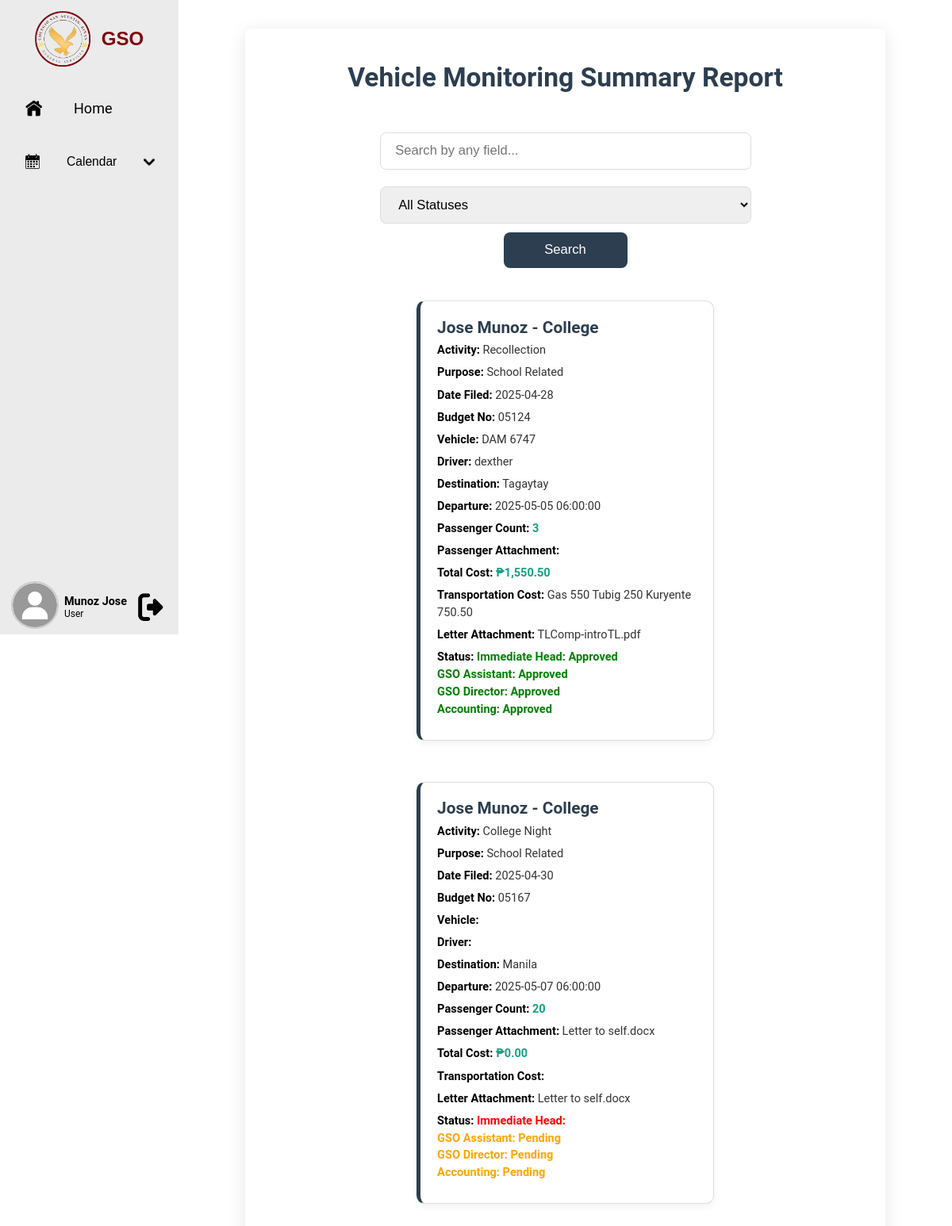
/GSO.php?srep=a (signed in), run on the app's committed database.
### tables this page shows
CREATE TABLE `vrftb` (
  `id` varchar(20) NOT NULL,
  `name` varchar(50) DEFAULT NULL,
  `department` varchar(50) DEFAULT NULL,
  `activity` varchar(50) DEFAULT NULL,
  `purpose` varchar(20) DEFAULT NULL,
  `date_filed` date DEFAULT NULL,
  `budget_no` varchar(10) DEFAULT NULL,
  `vehicle` varchar(50) DEFAULT NULL,
  `driver` varchar(50) DEFAULT NULL,
  `destination` varchar(255) DEFAULT NULL,
  `departure` datetime DEFAULT NULL,
  `passenger_count` int(10) DEFAULT NULL,
  `passenger_attachment` varchar(255) DEFAULT NULL,
  `transportation_cost` varchar(255) DEFAULT NULL,
  `total_cost` decimal(10,2) DEFAULT 0.00,
  `letter_attachment` varchar(255) DEFAULT NULL,
  `created_at` timestamp NOT NULL DEFAULT current_timestamp(),
  `updated_at` timestamp NOT NULL DEFAULT current_timestamp() ON UPDATE current_timestamp(),
  `gsoassistant_status` enum('Pending','Seen','Rejected','Approved') DEFAULT 'Pending',
  `immediatehead_status` enum('Pending','Seen','Rejected','Approved') DEFAULT 'Pending',
  `gsodirector_status` enum('Pending','Seen','Rejected','Approved') DEFAULT 'Pending',
  `accounting_status` enum('Pending','Seen','Rejected','Approved') DEFAULT 'Pending',
  PRIMARY KEY (`id`)
);

### summary_rep.php (the view, shortened to what this page needs)
<?php
$servername = "localhost";
$username = "root";
$password = "";
$dbname = "vehiclemonitoringdbms";
$conn = new mysqli($servername, $username, $password, $dbname);
$search = '';
$sql = "SELECT * FROM vrftb WHERE ";
$sql .= "(
    id LIKE '%$search%' OR
    name LIKE '%$search%' OR
    department LIKE '%$search%' OR
    activity LIKE '%$search%' OR
    purpose LIKE '%$search%' OR
    date_filed LIKE '%$search%' OR
    budget_no LIKE '%$search%' OR
    vehicle LIKE '%$search%' OR
    driver LIKE '%$search%' OR
    destination LIKE '%$search%' OR
    departure LIKE '%$search%' OR
    passenger_count LIKE '%$search%' OR
    passenger_attachment LIKE '%$search%' OR
    transportation_cost LIKE '%$search%' OR
    total_cost LIKE '%$search%' OR
    letter_attachment LIKE '%$search%' OR
    gsoassistant_status LIKE '%$search%' OR
    immediatehead_status LIKE '%$search%' OR
    gsodirector_status LIKE '%$search%' OR
    accounting_status LIKE '%$search%' )";
$result = $conn->query($sql);
?>
<!DOCTYPE html>
<html lang="en">
<head>
</head>
<body>
<div class="report-container">
    <h1>Vehicle Monitoring Summary Report</h1>
   <br>
   <div class="search-form">
    <form method="POST" action="">
        <div class="form-group">
            <input type="text" name="search" placeholder="Search by any field..." value="<?php echo $search; ?>" />
        </div>
        <div class="form-group">
            <select name="status_filter">
                <option value="">All Statuses</option>
            </select>
        </div>
        <div class="form-group">
            <button type="submit">Search</button>
        </div>
    </form>
</div>
    <div class="cards-container">
        <?php
        if ($result->num_rows > 0) {
            while($row = $result->fetch_assoc()) {
                $gsoassistant_class = ($row["gsoassistant_status"] == 'Approved') ? 'status-approved' : (($row["gsoassistant_status"] == 'Pending') ? 'status-pending' : 'status-rejected');
                $immediatehead_class = ($row["immediatehead_status"] == 'Approved') ? 'status-approved' : (($row["immediatehead_status"] == 'Pending') ? 'status-pending' : 'status-rejected');
                $gsodirector_class = ($row["gsodirector_status"] == 'Approved') ? 'status-approved' : (($row["gsodirector_status"] == 'Pending') ? 'status-pending' : 'status-rejected');
                $accounting_class = ($row["accounting_status"] == 'Approved') ? 'status-approved' : (($row["accounting_status"] == 'Pending') ? 'status-pending' : 'status-rejected');
                echo "<div class='card'>";
                echo "<h2>".$row["name"]." - ".$row["department"]."</h2>";
                echo "<p><strong>Activity:</strong> ".$row["activity"]."</p>";
                echo "<p><strong>Purpose:</strong> ".$row["purpose"]."</p>";
                echo "<p><strong>Date Filed:</strong> ".$row["date_filed"]."</p>";
                echo "<p><strong>Budget No:</strong> ".$row["budget_no"]."</p>";
                echo "<p><strong>Vehicle:</strong> ".$row["vehicle"]."</p>";
                echo "<p><strong>Driver:</strong> ".$row["driver"]."</p>";
                echo "<p><strong>Destination:</strong> ".$row["destination"]."</p>";
                echo "<p><strong>Departure:</strong> ".$row["departure"]."</p>";
                echo "<p><strong>Passenger Count:</strong> <span class='numeric'>".$row["passenger_count"]."</span></p>";
                echo "<p><strong>Passenger Attachment:</strong> ".$row["passenger_attachment"]."</p>";
                echo "<p><strong>Total Cost:</strong> <span class='numeric'>₱".number_format($row["total_cost"], 2)."</span></p>";
                echo "<p><strong>Transportation Cost:</strong> ".$row["transportation_cost"]."</p>";
                echo "<p><strong>Letter Attachment:</strong> ".$row["letter_attachment"]."</p>";
                echo "<div class='status-group'>";
                echo "<p><strong>Status:</strong>
                         <span class='$immediatehead_class'>Immediate Head: ".$row["immediatehead_status"]."</span><br>
                        <span class='$gsoassistant_class'>GSO Assistant: ".$row["gsoassistant_status"]."</span><br>
                        <span class='$gsodirector_class'>GSO Director: ".$row["gsodirector_status"]."</span><br>
                        <span class='$accounting_class'>Accounting: ".$row["accounting_status"]."</span>
                      </p>";
                echo "</div>";
                echo "</div>";
            }
        } else {
            echo "<p style='text-align:center;'>No records found for the search criteria.</p>";
        }
        ?>
    </div>
</div>
</body>
</html>

### styles.css (style rules this page uses)
:root { --light-gray: #ebebeb; --dark-gray: #bcbcbc; --sidebar-width: 23.33vw; --maroon: #80050d; --yellow: #efb954; }
* { margin: 0; padding: 0; box-sizing: border-box; text-decoration: none; color: black; }
body { padding: 0; font-family: 'Roboto', sans-serif; background-color: white; display: flex; flex-direction: row; }

### summary_rep.php (style rules this page uses)
.report-container { max-width: 1200px; margin: auto; background: #fff; padding: 5.2vh; border-radius: 1vh; box-shadow: 0 0.52vh 2.6vh rgba(0, 0, 0, 0.1); }
h1 { text-align: center; margin-bottom: 2.6vh; color: #2c3e50; font-size: 4.2vh; font-weight: 600; }
.search-form { text-align: center; margin-bottom: 5.2vh; }
.search-form input[type="text"], .search-form select { padding: 1.56vh 2.34vh; font-size: 2.08vh; width: 100%; max-width: 58.5vh; margin: 1.3vh 0; border-radius: 1vh; border: 0.13vh solid #ddd; transition: border-color 0.3s ease; }
.search-form button { padding: 1.56vh 2.6vh; background-color: #2c3e50; color: white; border: none; border-radius: 1vh; font-size: 2.08vh; cursor: pointer; transition: background-color 0.3s ease; width: 100%; max-width: 19.5vh; }
.cards-container { display: flex; flex-wrap: wrap; gap: 2.6vh; justify-content: center; }
.card { background: #ffffff; border: 0.13vh solid #ddd; border-left: 0.65vh solid #2c3e50; border-radius: 1.3vh; padding: 2.6vh; width: 46.8vh; box-shadow: 0 0.52vh 1.04vh rgba(0, 0, 0, 0.05); transition: transform 0.3s ease; margin-bottom: 3.9vh; }
.card h2 { font-size: 2.6vh; margin-top: 0; color: #2c3e50; }
.card p { margin: 0.78vh 0; font-size: 1.82vh; line-height: 1.5; color: #333; }
.numeric { font-weight: bold; color: #16a085; }
.status-approved { color: green; font-weight: bold; }
.status-pending { color: orange; font-weight: bold; }
.status-rejected { color: red; font-weight: bold; }
.status-group span { display: inline-block; margin-right: 0.65vh; }

### data on the page
vrftb: name "Jose Munoz", department "College", activity "Recollection", purpose "School Related", date_filed "2025-04-28", budget_no "05124", vehicle "DAM 6747", driver "dexther", destination "Tagaytay", departure "2025-05-05 06:00:00", passenger_count "3", total_cost "1,550.50", transportation_cost "Gas 550 Tubig 250 Kuryente 750.50", letter_attachment "TLComp-introTL.pdf", immediatehead_status "Approved", gsoassistant_status "Approved", gsodirector_status "Approved", accounting_status "Approved"
vrftb: name "Jose Munoz", department "College", activity "College Night", purpose "School Related", date_filed "2025-04-30", budget_no "05167", destination "Manila", departure "2025-05-07 06:00:00", passenger_count "20", passenger_attachment "Letter to self.docx", total_cost "0.00", letter_attachment "Letter to self.docx", gsoassistant_status "Pending", gsodirector_status "Pending", accounting_status "Pending"

### other printed values
$_SESSION['lname'] "Munoz"
$_SESSION['fname'] "Jose"
$_SESSION['role'] "User"
